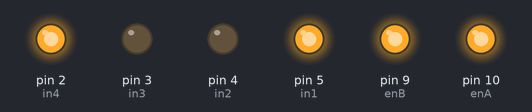
Bench run of a sketch on a simulated Arduino Uno, built with avr-gcc and run on an emulated ATmega328P. On the bench: output pins drawn as LEDs (lit = HIGH).

Above: at 0.1 s.
Timing chart, 0 to 1.6 s (numbered marks = the images above):
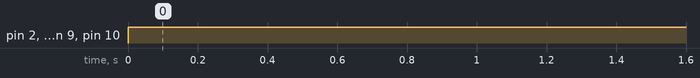

Measured:
- by itself, pin 2 (in4), pin 5 (in1), pin 9 (enB), pin 10 (enA): LOW → HIGH at 0.00 s

The sketch:

sketch_dec10a.ino
```cpp
#define enA 10
#define enB 9
#define in3 3
#define in4 2
#define in2 4
#define in1 5
void setup() {
 pinMode(in3,OUTPUT);
 pinMode(in4,OUTPUT);
 pinMode(enA,OUTPUT);
 pinMode(in1,OUTPUT);
 pinMode(in2,OUTPUT);
 pinMode(enB,OUTPUT);
}

void loop() {

  digitalWrite(enB,HIGH);
  analogWrite(enB,255);
  digitalWrite(in4,HIGH);
  digitalWrite(in3,LOW);

  digitalWrite(enA,HIGH);
  analogWrite(enA,255);
  digitalWrite(in1,HIGH);
  digitalWrite(in2,LOW);

}
```
